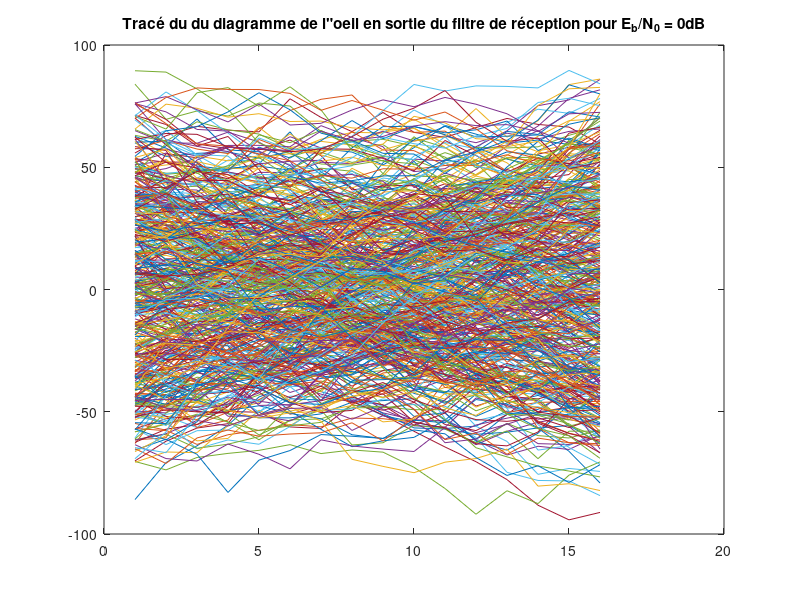
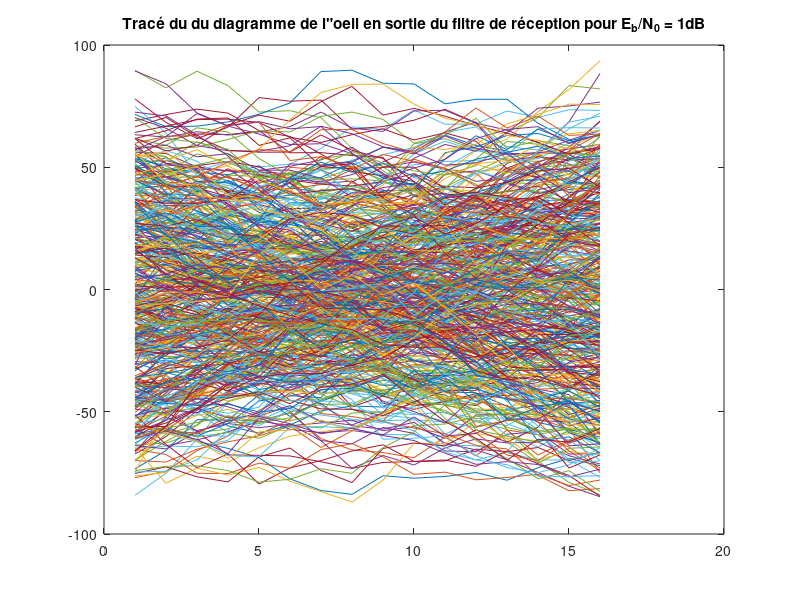
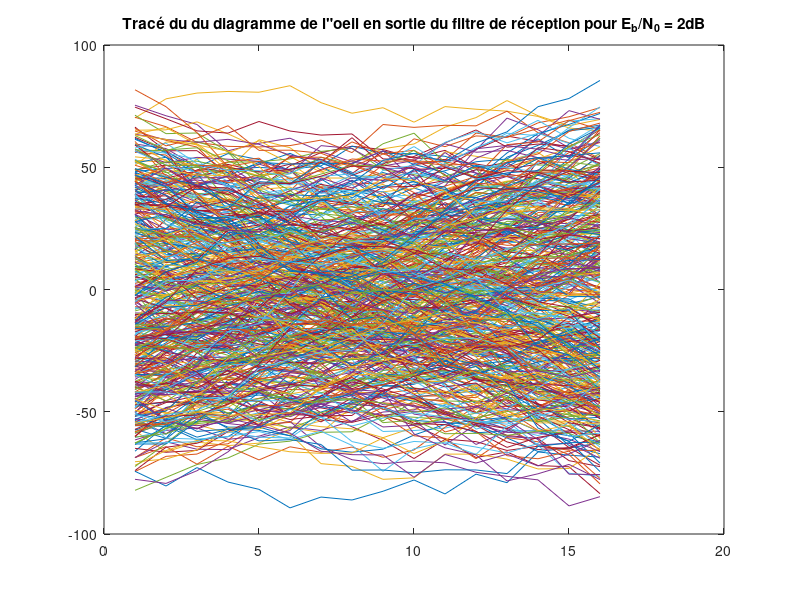
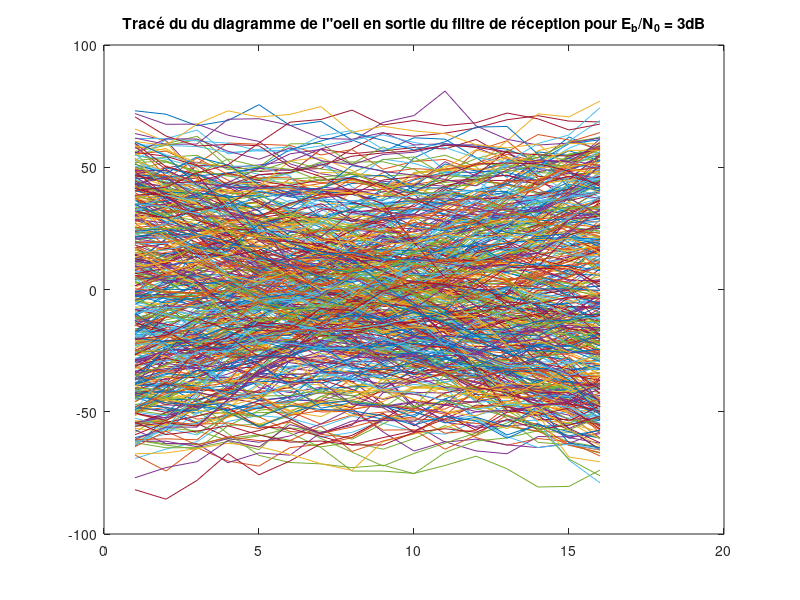

The MATLAB script that drew these images, in order:
%%%%%%%%%%%%%%%%%%%%%%%%%%%%%%%%%%%%%%%%%%%%%%%%%%%%%%%%%%%%%%%%%%%%%%%
% ETUDE MODULATEUR/DEMODULATEUR SUR CANAL AWGN
% Benali Abdellah, Avril 2025
%%%%%%%%%%%%%%%%%%%%%%%%%%%%%%%%%%%%%%%%%%%%%%%%%%%%%%%%%%%%%%%%%%%%%%%

clear all
close all

%% %%%%%%%%%%%%%%%%%%%%%%%%%%%%%%%%%%%%%%%%%%%%%%%%%%%%%%%%%%%%%%%%%%%%%%%%%
%PARAMETRES GENERAUX 
%%%%%%%%%%%%%%%%%%%%%%%%%%%%%%%%%%%%%%%%%%%%%%%%%%%%%%%%%%%%%%%%%%%%%%%%%%%
Fe=24000;       %Fréquence d'échantillonnage
Te=1/Fe;        %Période d'échantillonnage
Rb=3000;        %Débit binaire souhaité
N=1000;         %Nombre de bits générés

M= 4;         %Ordre de la modulation :           A COMPLETER
Rs=Rb/log2(M);         %Débit symbole :                    A COMPLETER
Ns=Fe/Rs;         %Facteur de suréchantillonnage :    A COMPLETER

%tableau des valeurs de SNR par bit souhaité à l'entrée du récpeteur en dB
tab_Eb_N0_dB=[0:6]; 
%Passage au SNR en linéaire
tab_Eb_N0=10.^(tab_Eb_N0_dB/10);

%% %%%%%%%%%%%%%%%%%%%%%%%%%%%%%%%%%%%%%%%%%%%%%%%%%%%%%%%%%%%%%%%%%%%%%%%%%
% BOUCLE SUR LES NIVEAUX DE Eb/N0 A TESTER POUR OBTENTION DU TES ET DU TEB
% SIMULES DE LA CHAINE IMPLANTEE
%%%%%%%%%%%%%%%%%%%%%%%%%%%%%%%%%%%%%%%%%%%%%%%%%%%%%%%%%%%%%%%%%%%%%%%%%%%

for indice_bruit=1:length(tab_Eb_N0_dB)

    %% %%%%%%%%%%%%%%%%%%%%%%%%%%%%%%%%%%%%%%%%%%%%%%%%%%%%%%%%%%%%%%%%%%%%%%%%%
    % VALEUR DE Eb/N0 TESTEE
    %%%%%%%%%%%%%%%%%%%%%%%%%%%%%%%%%%%%%%%%%%%%%%%%%%%%%%%%%%%%%%%%%%%%%%%%%%%
    Eb_N0_dB=tab_Eb_N0_dB(indice_bruit)
    Eb_N0=tab_Eb_N0(indice_bruit);

    %% %%%%%%%%%%%%%%%%%%%%%%%%%%%%%%%%%%%%%%%%%%%%%%%%%%%%%%%%%%%%%%%%%%%%%%%%%
    % INITIALISATIONS
    %%%%%%%%%%%%%%%%%%%%%%%%%%%%%%%%%%%%%%%%%%%%%%%%%%%%%%%%%%%%%%%%%%%%%%%%%%%
    nb_erreurs=0;   %Variable permettant de compter le nombre d'erreurs cumulées
    nb_cumul=0;     %Variables permettant de compter le nombre de cumuls réalisés
    TES=0;          %Initialisation du taux d'erreur symbole pour le cumul
    TEB=0;          %Initialisation du taux d'erreur binaire pour le cumul

    %% %%%%%%%%%%%%%%%%%%%%%%%%%%%%%%%%%%%%%%%%%%%%%%%%%%%%%%%%%%%%%%%%%%%%%%%%%
    % BOUCLE POUR PRECISION TEB MESURE : COMPTAGE NOMBRE ERREURS
    % (voir annexe texte TP)
    %%%%%%%%%%%%%%%%%%%%%%%%%%%%%%%%%%%%%%%%%%%%%%%%%%%%%%%%%%%%%%%%%%%%%%%%%%%
    while(nb_erreurs<100)

        %% %%%%%%%%%%%%%%%%%%%%%%%%%%%%%%%%%%%%%%%%%%%%%%%%%%%%%%%%%%%%%%%%%%%%%%%%%
        %GENERATION DE L'INFORMATION BINAIRE
        %%%%%%%%%%%%%%%%%%%%%%%%%%%%%%%%%%%%%%%%%%%%%%%%%%%%%%%%%%%%%%%%%%%%%%%%%%%
        bits=randi([0,1],1,N);
        
        %% %%%%%%%%%%%%%%%%%%%%%%%%%%%%%%%%%%%%%%%%%%%%%%%%%%%%%%%%%%%%%%%%%%%%%%%%%
        %MAPPING
        %%%%%%%%%%%%%%%%%%%%%%%%%%%%%%%%%%%%%%%%%%%%%%%%%%%%%%%%%%%%%%%%%%%%%%%%%%%
        symboles=reshape(bits,[2,N/2]);          %Génération des symboles        : A COMPLETER 
        symboles(1,:)=symboles(1,:)*2;
        symboles=2*sum(symboles,1)-3;
        
        %% %%%%%%%%%%%%%%%%%%%%%%%%%%%%%%%%%%%%%%%%%%%%%%%%%%%%%%%%%%%%%%%%%%%%%%%%%
        %SURECHANTILLONNAGE
        %%%%%%%%%%%%%%%%%%%%%%%%%%%%%%%%%%%%%%%%%%%%%%%%%%%%%%%%%%%%%%%%%%%%%%%%%%%
        somme_Diracs_ponderes=kron(symboles,[1 zeros(1,Ns-1)]);
        
        %% %%%%%%%%%%%%%%%%%%%%%%%%%%%%%%%%%%%%%%%%%%%%%%%%%%%%%%%%%%%%%%%%%%%%%%%%%
        %FILTRAGE DE MISE EN FORME 
        %%%%%%%%%%%%%%%%%%%%%%%%%%%%%%%%%%%%%%%%%%%%%%%%%%%%%%%%%%%%%%%%%%%%%%%%%%%
        %Génération de la réponse impulsionnelle du filtre de mise en forme
        h= ones(1,Ns);             % A COMPLETER 
        %Filtrage de mise en forme
        Signal_emis=filter(h,1,somme_Diracs_ponderes);
        
        %%%%%%%%%%%%%%%%%%%%%%%%%%%%%%%%%%%%%%%%%%%%%%%%%%%%%%%%%%%%%%%%%%%%%%%%%%%
        %CANAL DE PROPAGATION AWGN
        %%%%%%%%%%%%%%%%%%%%%%%%%%%%%%%%%%%%%%%%%%%%%%%%%%%%%%%%%%%%%%%%%%%%%%%%%%%
        %Calcul de la puissance du signal émis
        P_signal = mean(abs(Signal_emis).^2);  % Moyenne de la norme au carré des échantillons
        %Calcul de la puissance du bruit à ajouter au signal pour obtenir la valeur
        %souhaité pour le SNR par bit à l'entrée du récepteur (Eb/N0) 
        P_bruit= P_signal*Ns/(2*log2(M)*Eb_N0);     % A COMPLETER
        %Génération du bruit gaussien à la bonne puissance en utilisant la fonction
        %randn de Matlab
        Bruit=sqrt(P_bruit)*randn(1,length(Signal_emis)); 
        %Ajout du bruit canal au signal émis => signal à l'entrée du récepteur
        Signal_recu=Signal_emis+Bruit;
        
        %%%%%%%%%%%%%%%%%%%%%%%%%%%%%%%%%%%%%%%%%%%%%%%%%%%%%%%%%%%%%%%%%%%%%%%%%%%
        %FILTRAGE DE RECEPTION
        %%%%%%%%%%%%%%%%%%%%%%%%%%%%%%%%%%%%%%%%%%%%%%%%%%%%%%%%%%%%%%%%%%%%%%%%%%%
        hr= h;             % A COMPLETER 
        Signal_recu_filtre=filter(hr,1,Signal_recu);
        
        %% %%%%%%%%%%%%%%%%%%%%%%%%%%%%%%%%%%%%%%%%%%%%%%%%%%%%%%%%%%%%%%%%%%%%%%%%%
        %ECHANTILLONNAGE
        %%%%%%%%%%%%%%%%%%%%%%%%%%%%%%%%%%%%%%%%%%%%%%%%%%%%%%%%%%%%%%%%%%%%%%%%%%%
        %Choix de n0
        n0=Ns;     % A COMPLETER 
        %Echantillonnage à n0+mNs
        Signal_echantillonne=Signal_recu_filtre(n0:Ns:end);
        
        %% %%%%%%%%%%%%%%%%%%%%%%%%%%%%%%%%%%%%%%%%%%%%%%%%%%%%%%%%%%%%%%%%%%%%%%%%%
        %DECISIONS SUR LES SYMBOLES
        %%%%%%%%%%%%%%%%%%%%%%%%%%%%%%%%%%%%%%%%%%%%%%%%%%%%%%%%%%%%%%%%%%%%%%%%%%%
        symboles_existant = [-3 -1 1 3];
        symboles_recus=symboles_existant(quantiz(Signal_echantillonne,[-2 0 2])+1);  % A COMPLETER 
        
        %% %%%%%%%%%%%%%%%%%%%%%%%%%%%%%%%%%%%%%%%%%%%%%%%%%%%%%%%%%%%%%%%%%%%%%%%%%
        %CALCUL DU TAUX D'ERREUR SYMBOLE CUMULE
        %%%%%%%%%%%%%%%%%%%%%%%%%%%%%%%%%%%%%%%%%%%%%%%%%%%%%%%%%%%%%%%%%%%%%%%%%%%
        TES=TES+sum(symboles ~= symboles_recus)/length(symboles);        % A COMPLETER 
        
        %% %%%%%%%%%%%%%%%%%%%%%%%%%%%%%%%%%%%%%%%%%%%%%%%%%%%%%%%%%%%%%%%%%%%%%%%%%
        %DEMAPPING
        %%%%%%%%%%%%%%%%%%%%%%%%%%%%%%%%%%%%%%%%%%%%%%%%%%%%%%%%%%%%%%%%%%%%%%%%%%%
        sum_bipolar=(symboles_recus+1)/2;     % A COMPLETER 
        bipolar_matrix = [2 * sign(sum_bipolar);sum_bipolar - 2 * sign(sum_bipolar)];
        bits_matrix = (bipolar_matrix + 1) / 2;
        bits_recus = reshape(bits_matrix, [1, N]);
        
        %% %%%%%%%%%%%%%%%%%%%%%%%%%%%%%%%%%%%%%%%%%%%%%%%%%%%%%%%%%%%%%%%%%%%%%%%%%
        %CALCUL DU TAUX D'ERREUR BINAIRE CUMULE
        %%%%%%%%%%%%%%%%%%%%%%%%%%%%%%%%%%%%%%%%%%%%%%%%%%%%%%%%%%%%%%%%%%%%%%%%%%%
        TEB=TEB+sum(bits ~= bits_recus)/length(bits_recus);        % A COMPLETER


        %% %%%%%%%%%%%%%%%%%%%%%%%%%%%%%%%%%%%%%%%%%%%%%%%%%%%%%%%%%%%%%%%%%%%%%%%%%
        %CUMUL DU NOMBRE D'ERREURS ET NOMBRE DE CUMUL REALISES
        %%%%%%%%%%%%%%%%%%%%%%%%%%%%%%%%%%%%%%%%%%%%%%%%%%%%%%%%%%%%%%%%%%%%%%%%%%%
        nb_erreurs=nb_erreurs+sum(bits ~= bits_recus);   % A COMPLETER
        nb_cumul=nb_cumul+1;


    end  %fin boucle sur comptage nombre d'erreurs
    nb_cumul
    %% %%%%%%%%%%%%%%%%%%%%%%%%%%%%%%%%%%%%%%%%%%%%%%%%%%%%%%%%%%%%%%%%%%%%%%%%%
    %CALCUL DU TAUX D'ERREUR SYMBOLE ET DU TAUX D'ERREUR BINAIRE POUR LA
    %VALEUR TESTEE DE Eb/N0
    %%%%%%%%%%%%%%%%%%%%%%%%%%%%%%%%%%%%%%%%%%%%%%%%%%%%%%%%%%%%%%%%%%%%%%%%%%%
    TES_simule(indice_bruit)=TES/nb_cumul;       
    TEB_simule(indice_bruit)=TEB/nb_cumul; 

     %% %%%%%%%%%%%%%%%%%%%%%%%%%%%%%%%%%%%%%%%%%%%%%%%%%%%%%%%%%%%%%%%%%%%%%%%%%
    %DIAGRAMME DE L'OEIL EN SORTIE DU FILTRE DE RECEPTION AVEC BRUIT
    %TRACE POUR CHAQUE VALEUR DE Eb/N0
    %%%%%%%%%%%%%%%%%%%%%%%%%%%%%%%%%%%%%%%%%%%%%%%%%%%%%%%%%%%%%%%%%%%%%%%%%%%
    oeil=reshape(Signal_recu_filtre,Ns,length(Signal_recu_filtre)/Ns);
    figure
    plot(oeil)
    title(['Tracé du du diagramme de l"oeil en sortie du filtre de réception pour E_b/N_0 = ' num2str(Eb_N0_dB) 'dB'])

end  %fin boucle sur les valeurs testées de Eb/N0

%% %%%%%%%%%%%%%%%%%%%%%%%%%%%%%%%%%%%%%%%%%%%%%%%%%%%%%%%%%%%%%%%%%%%%%%%%%
%CALCUL DU TES ET DU TEB THEORIQUE DE LA CHAINE IMPLANTEE
%%%%%%%%%%%%%%%%%%%%%%%%%%%%%%%%%%%%%%%%%%%%%%%%%%%%%%%%%%%%%%%%%%%%%%%%%%%
TES_THEO=qfunc(sqrt(2*tab_Eb_N0));   % A COMPLETER
TEB_THEO=TES_THEO/log2(M);   % A COMPLETER

%% %%%%%%%%%%%%%%%%%%%%%%%%%%%%%%%%%%%%%%%%%%%%%%%%%%%%%%%%%%%%%%%%%%%%%%%%%
%TRACES DES TES ET TEB OBTENUS EN FONCTION DE Eb/N0
%COMPARAISON AVEC LES TES et TEBs THEORIQUES DE LA CHAINE IMPLANTEE
%%%%%%%%%%%%%%%%%%%%%%%%%%%%%%%%%%%%%%%%%%%%%%%%%%%%%%%%%%%%%%%%%%%%%%%%%%%
figure
semilogy(tab_Eb_N0_dB, TES_THEO,'r-x')
hold on
semilogy(tab_Eb_N0_dB, TES_simule,'b-o')
legend('TES théorique','TES simulé')
xlabel('E_b/N_0 (dB)')
ylabel('TES')
%Ajouter un titre à la figure fonction de la chaine implantée

figure
semilogy(tab_Eb_N0_dB, TEB_THEO,'r-x')
hold on
semilogy(tab_Eb_N0_dB, TEB_simule,'b-o')
legend('TEB théorique','TEB simulé')
xlabel('E_b/N_0 (dB)')
ylabel('TEB')
%Ajouter un titre à la figure fonction de la chaine implantée
